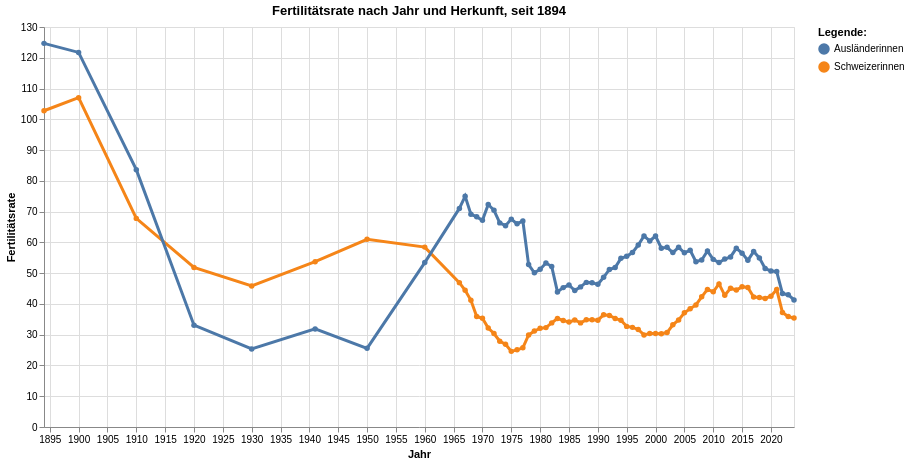

The notebook cell this image was saved under:
### Code cell
grafik4 = mypy_dv.plot_altair_multiline_highlight(
    data = myAgg2.reset_index().sort_values('HerkunftMutterCd', ascending=True)
    ,x = 'StichtagDatJahr'
    ,y = 'mean_Fertilitaetsrate_noDM'
    ,x_beschriftung = 'Jahr'
    , y_beschriftung = 'Fertilitätsrate'
    ,category = "HerkunftMutterLang"
    ,category_beschriftung= 'Legende:'
    ,warning_status = "ignore" #always or ignore
    ,myTitle="Fertilitätsrate nach Jahr und Herkunft, seit "+data_min_date
)
grafik4

### Figure 1 — Vega-Lite specification as saved in the notebook (floating-point values rounded to 4 significant figures; data arrays with more than 128 entries replaced by an {"elided": "..."} marker saying what was removed)
{"config": {"view": {"continuousWidth": 300, "continuousHeight": 300}}, "layer": [{"mark": {"type": "circle"}, "encoding": {"color": {"field": "HerkunftMutterLang", "legend": {"orient": "right", "title": "Legende:"}, "type": "nominal"}, "opacity": {"value": 1.3}, "tooltip": [{"field": "StichtagDatJahr", "type": "temporal"}, {"field": "HerkunftMutterLang", "type": "nominal"}, {"field": "mean_Fertilitaetsrate_noDM", "type": "quantitative"}], "x": {"axis": {"title": "Jahr"}, "field": "StichtagDatJahr", "type": "temporal"}, "y": {"axis": {"title": "Fertilitätsrate"}, "field": "mean_Fertilitaetsrate_noDM", "type": "quantitative"}}, "name": "view_10", "title": "Fertilitätsrate nach Jahr und Herkunft, seit 1894"}, {"mark": {"type": "line"}, "encoding": {"color": {"field": "HerkunftMutterLang", "legend": {"orient": "right", "title": "Legende:"}, "type": "nominal"}, "size": {"condition": {"test": {"not": {"param": "param_10"}}, "value": 1.2}, "value": 3}, "tooltip": [{"field": "StichtagDatJahr", "type": "temporal"}, {"field": "HerkunftMutterLang", "type": "nominal"}, {"field": "mean_Fertilitaetsrate_noDM", "type": "quantitative"}], "x": {"axis": {"title": "Jahr"}, "field": "StichtagDatJahr", "type": "temporal"}, "y": {"axis": {"title": "Fertilitätsrate"}, "field": "mean_Fertilitaetsrate_noDM", "type": "quantitative"}}, "title": "Fertilitätsrate nach Jahr und Herkunft, seit 1894"}], "data": {"name": "data-e7b5d3f73838d9724c3a7278424b0cc3"}, "height": 400, "params": [{"name": "param_10", "select": {"type": "point", "fields": ["HerkunftMutterLang"], "nearest": true, "on": "pointerover"}, "views": ["view_10"]}], "width": 750, "$schema": "https://vega.github.io/schema/vega-lite/v5.8.0.json", "datasets": {"data-e7b5d3f73838d9724c3a7278424b0cc3": {"elided": "134 records"}}}
